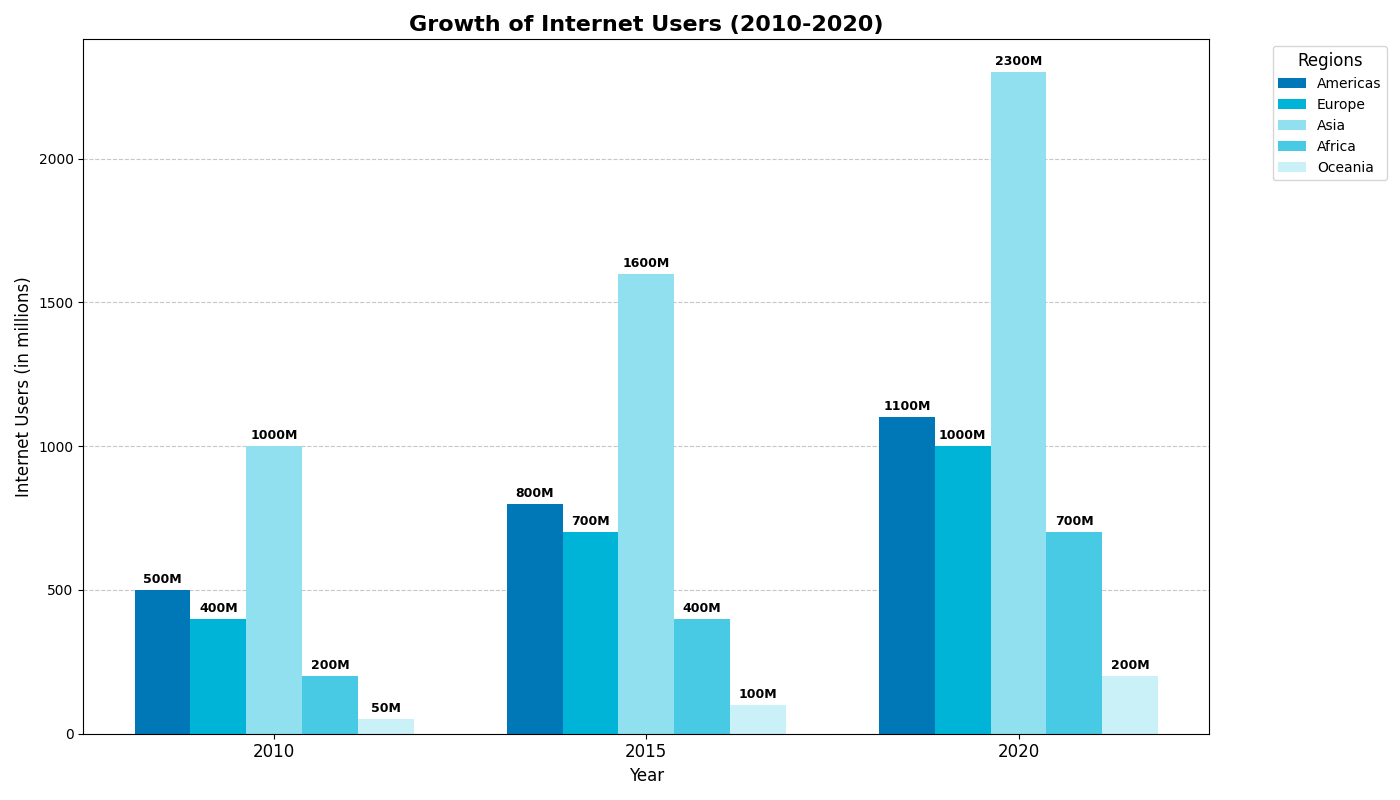

Python code for this plot:
import matplotlib.pyplot as plt
import numpy as np

# Backstory: Internet Usage Growth
# Over the past decade, various regions have seen significant growth in internet usage. This analysis 
# showcases the growth of internet users across different world regions from 2010 to 2020 to highlight the 
# rapid digital transformation globally.

# Define regions and years
regions = ['Americas', 'Europe', 'Asia', 'Africa', 'Oceania']
years = ['2010', '2015', '2020']

# Internet users data (in millions) for each region over the years
# Format: data[region][year] representing millions of users
internet_users = [
    [500, 800, 1100],  # Americas
    [400, 700, 1000],  # Europe
    [1000, 1600, 2300], # Asia
    [200, 400, 700],    # Africa
    [50, 100, 200]      # Oceania
]

# Colors for each region
colors = ['#0077b6', '#00b4d8', '#90e0ef', '#48cae4', '#caf0f8']

# Plot setup
fig, ax = plt.subplots(figsize=(14, 8))

# Calculate bar positions and width
bar_width = 0.15
ind = np.arange(len(years))

# Plotting the bars
for i, (region, color) in enumerate(zip(regions, colors)):
    bar_positions = ind + i * bar_width
    bars = ax.bar(bar_positions, internet_users[i], bar_width, color=color, label=region)
    
    # Add the data labels on top of the bars
    for bar in bars:
        height = bar.get_height()
        ax.annotate(f'{height}M',
                    xy=(bar.get_x() + bar.get_width() / 2, height),
                    xytext=(0, 3),  # 3 points vertical offset
                    textcoords="offset points",
                    ha='center', va='bottom', fontsize=9, fontweight='bold')

# Configure the x-axis
ax.set_xlabel('Year', fontsize=12)
ax.set_xticks(ind + bar_width * (len(regions) - 1) / 2)
ax.set_xticklabels(years, fontsize=12)
ax.set_ylabel('Internet Users (in millions)', fontsize=12)
ax.set_title('Growth of Internet Users (2010-2020)', fontsize=16, fontweight='bold')

# Add legend and grid for better readability
ax.legend(title='Regions', fontsize=10, title_fontsize='12', bbox_to_anchor=(1.05, 1), loc='upper left')
ax.yaxis.grid(True, linestyle='--', alpha=0.7)
ax.set_axisbelow(True)

# Adjust layout
plt.tight_layout()

# Show plot
plt.show()
